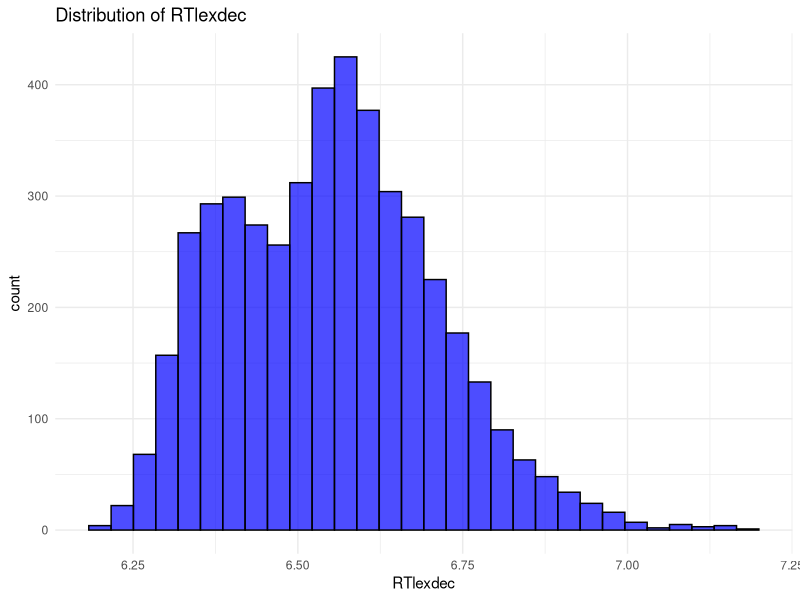
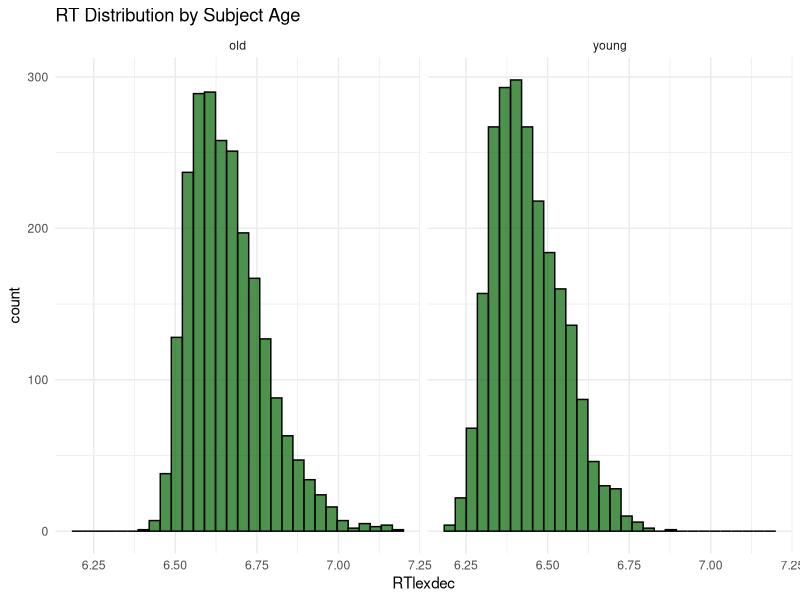
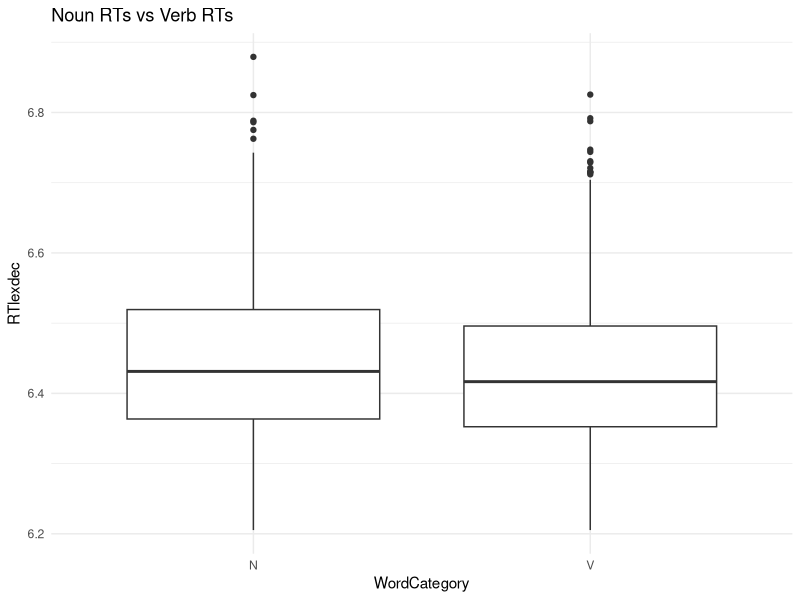
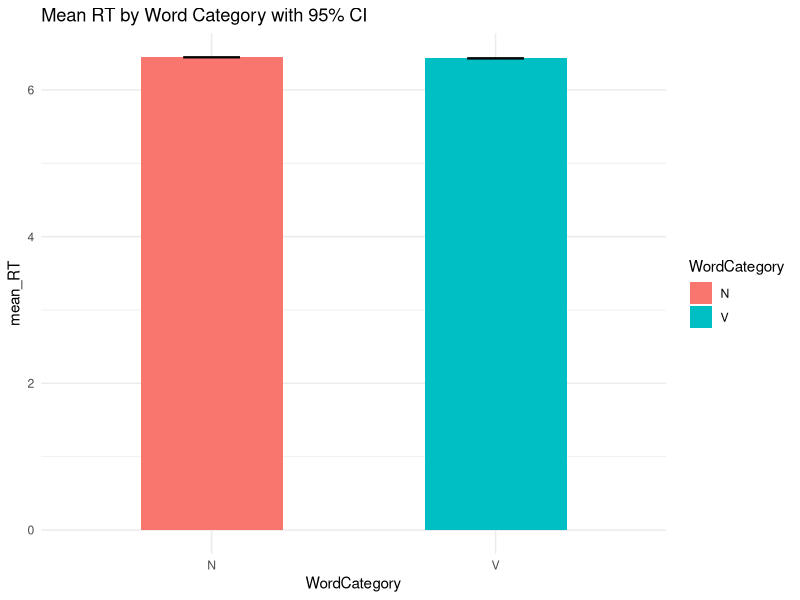
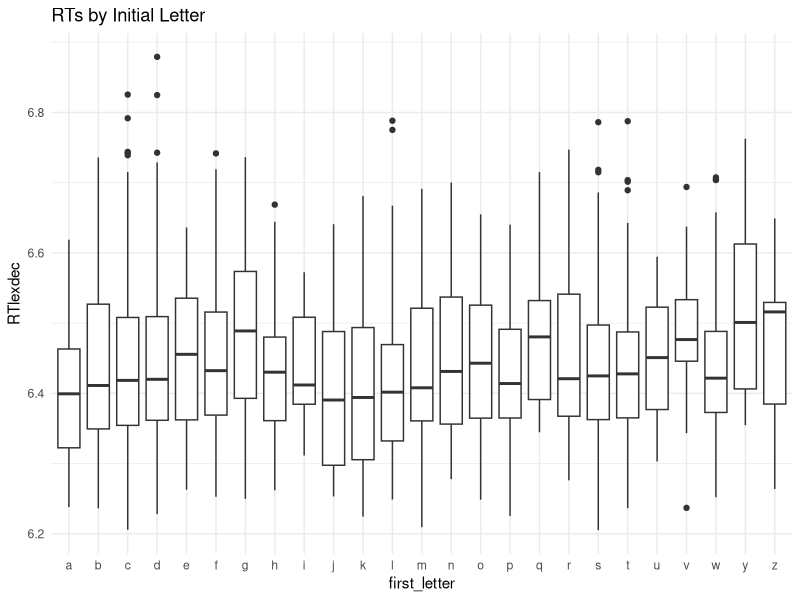

These figures' R source, in order:
library(tidyverse)

data <- read.csv("file.csv") 

ggplot(data, aes(x = RTlexdec)) +
  geom_histogram(bins = 30, fill = "blue", color = "black", alpha = 0.7) +
  theme_minimal() +
  labs(title = "Distribution of RTlexdec")

ggplot(data, aes(x = RTlexdec)) +
  geom_histogram(bins = 30, fill = "darkgreen", color = "black", alpha = 0.7) +
  facet_wrap(~AgeSubject) + 
  theme_minimal() +
  labs(title = "RT Distribution by Subject Age")


young_data <- data %>% filter(tolower(AgeSubject) == "young") 

young_data <- young_data %>% 
  mutate(z_score = (RTlexdec - mean(RTlexdec, na.rm = TRUE)) / sd(RTlexdec, na.rm = TRUE))

pct_gt_196 <- mean(young_data$z_score > 1.96, na.rm = TRUE) * 100
pct_lt_neg196 <- mean(young_data$z_score < -1.96, na.rm = TRUE) * 100
pct_gt_3 <- mean(young_data$z_score > 3, na.rm = TRUE) * 100

cat("Percentage of data with z-score > 1.96:", pct_gt_196, "%\n")
cat("Percentage of data with z-score < -1.96:", pct_lt_neg196, "%\n")
cat("Percentage of data with z-score > 3:", pct_gt_3, "%\n")

outlier_words <- young_data %>% filter(z_score > 3) %>% select(Word, RTlexdec, z_score)
print(head(outlier_words))

cat("RTlexdec - Mean:", mean(young_data$RTlexdec, na.rm=TRUE), "Median:", median(young_data$RTlexdec, na.rm=TRUE), "\n")
cat("NounFrequency - Mean:", mean(young_data$NounFrequency, na.rm=TRUE), "Median:", median(young_data$NounFrequency, na.rm=TRUE), "\n")

young_data <- young_data %>% 
  mutate(starts_with_p = ifelse(startsWith(tolower(Word), "p"), "p_word", "other"))

t_test_p <- t.test(RTlexdec ~ starts_with_p, data = young_data)
print(t_test_p)

young_nouns_verbs <- young_data %>% 
  filter(WordCategory %in% c("N", "V", "Noun", "Verb"))

ggplot(young_nouns_verbs, aes(x = WordCategory, y = RTlexdec)) +
  geom_boxplot() +
  theme_minimal() +
  labs(title = "Noun RTs vs Verb RTs")

print("Five number summary for Nouns:")
fivenum(young_data$RTlexdec[young_data$WordCategory %in% c("N", "Noun")]) 

summary_stats <- young_nouns_verbs %>%
  group_by(WordCategory) %>%
  summarise(
    mean_RT = mean(RTlexdec, na.rm = TRUE),
    sd_RT = sd(RTlexdec, na.rm = TRUE),
    n = n()
  ) %>%
  mutate(
    se = sd_RT / sqrt(n),
    ci_lower = mean_RT - 1.96 * se,
    ci_upper = mean_RT + 1.96 * se
  )

ggplot(summary_stats, aes(x = WordCategory, y = mean_RT, fill = WordCategory)) +
  geom_bar(stat = "identity", width = 0.5) +
  geom_errorbar(aes(ymin = ci_lower, ymax = ci_upper), width = 0.2) +
  theme_minimal() +
  labs(title = "Mean RT by Word Category with 95% CI")

young_data <- young_data %>% mutate(first_letter = substr(tolower(Word), 1, 1))
ggplot(young_data, aes(x = first_letter, y = RTlexdec)) +
  geom_boxplot() +
  theme_minimal() +
  labs(title = "RTs by Initial Letter")

vowels <- c("a", "e", "i", "o", "u")
young_data <- young_data %>%
  mutate(
    first_char = substr(tolower(Word), 1, 1),
    second_char = substr(tolower(Word), 2, 2),
    two_consonants = ifelse(!(first_char %in% vowels) & !(second_char %in% vowels), "Yes", "No")
  )

t_test_cons <- t.test(RTlexdec ~ two_consonants, data = young_data)
print(t_test_cons)
